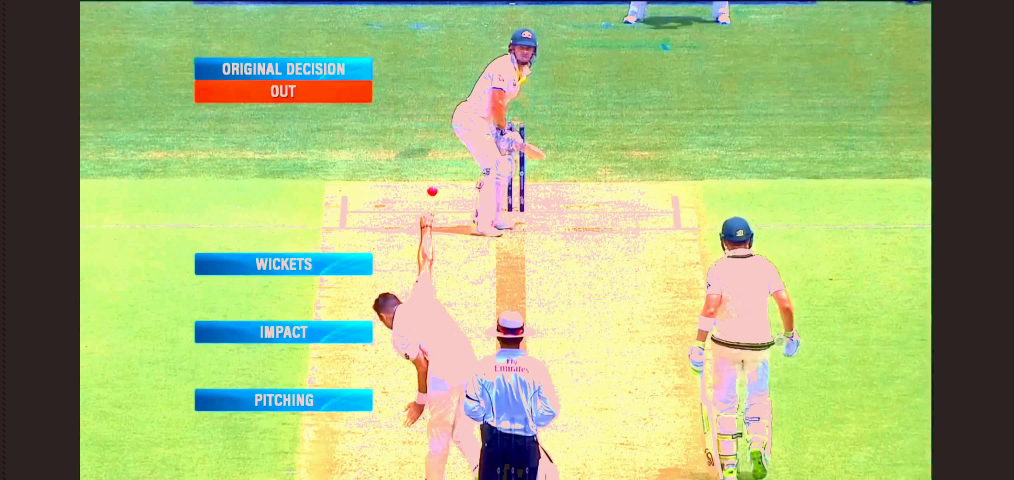
#> input picture frame 5 of Test Videos/lbw1.mp4, 3040 x 1440 px, given in place of lbw2.mp4, which was not available (shown at 1/3 size)
$ python preprosessing.py
#> lines starting #> are read from the running program, lines starting #| are printed output that depends on the picture; pictures that were not available may be replaced by others from this repository, and a replacement may not be noted
import cv2
import numpy as np

# Open the video file
video_path = 'Test Videos/lbw2.mp4'
video = cv2.VideoCapture(video_path)

# Get video properties
frame_width = int(video.get(cv2.CAP_PROP_FRAME_WIDTH))
frame_height = int(video.get(cv2.CAP_PROP_FRAME_HEIGHT))
fps = video.get(cv2.CAP_PROP_FPS)

# Create an output video writer
output_path = 'Test Videos/llbw2.mp4'
fourcc = cv2.VideoWriter_fourcc(*'mp4v')  # Codec
output_video = cv2.VideoWriter(output_path, fourcc, fps, (frame_width, frame_height))

while video.isOpened():
    # Read a frame from the video
    ret, frame = video.read()
#> frame is the input picture: shape (1440, 3040, 3); mean B, G, R 121.6, 184.5, 163.8

    if not ret:
        break

    # Contrast enhancement
    alpha = 1.5
    beta = 0
    enhanced_frame = cv2.convertScaleAbs(frame, alpha=alpha, beta=beta)
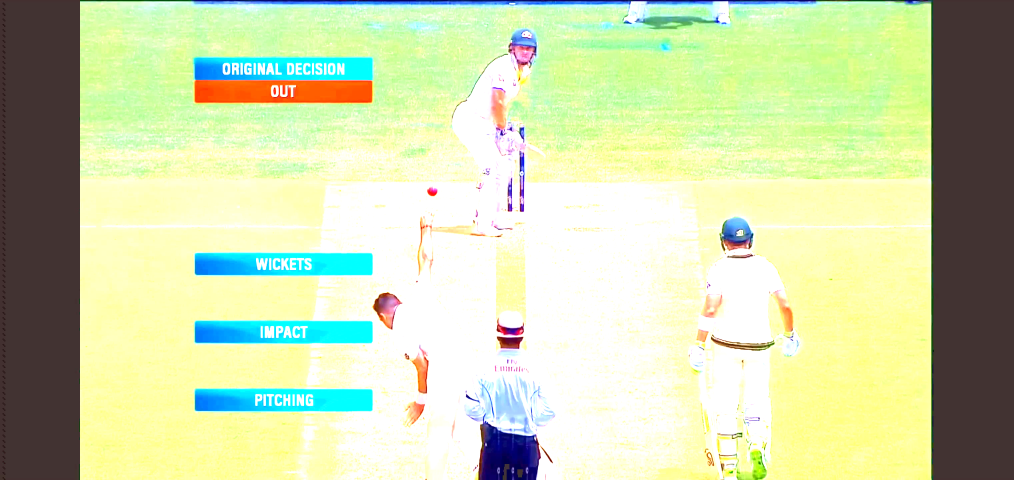
#> enhanced_frame: shape (1440, 3040, 3) (shown at 1/3 size); mean B, G, R 173.2, 215.7, 203.8

    # Color enhancement
    hsv = cv2.cvtColor(enhanced_frame, cv2.COLOR_BGR2HSV)
#> hsv: shape (1440, 3040, 3); mean H, S, V 28.8, 69, 222.8
    h, s, v = cv2.split(hsv)
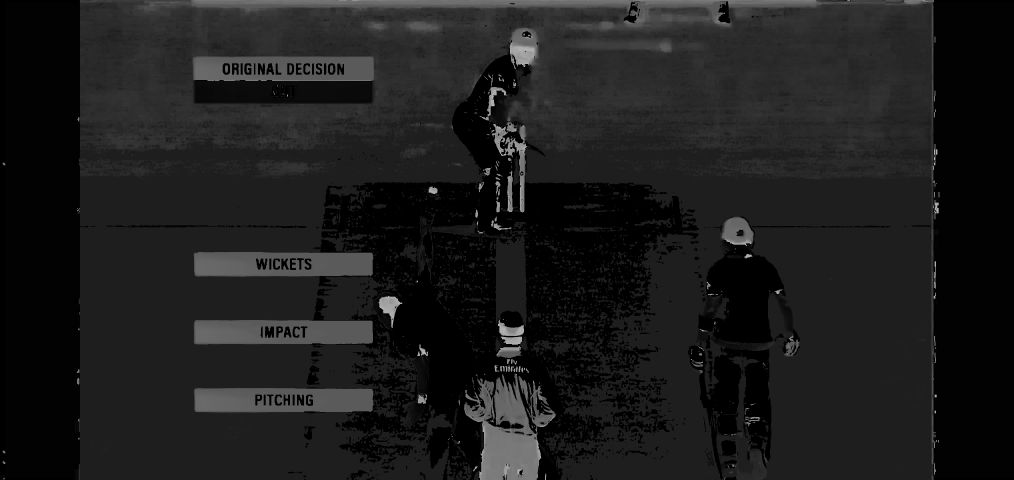
#> h: shape (1440, 3040) (shown at 1/3 size); min 0, max 179, mean 28.8
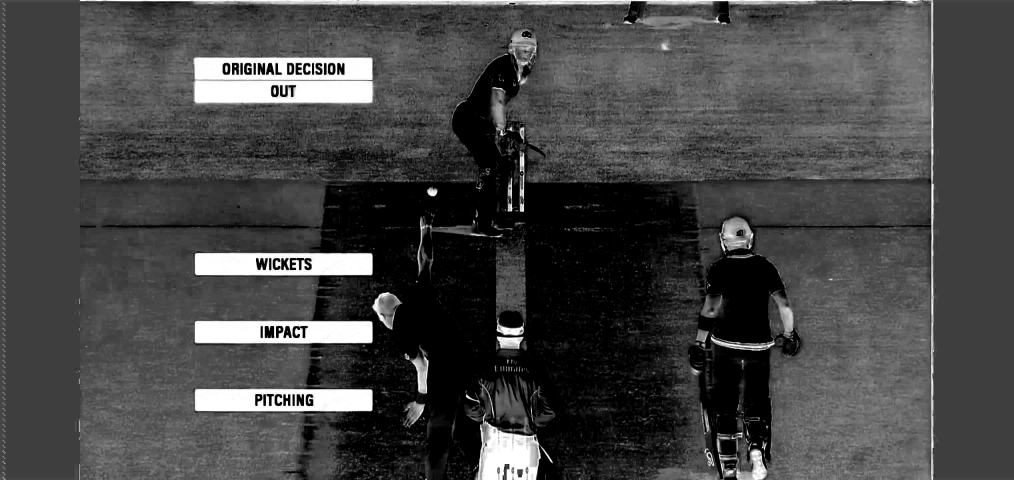
#> s: shape (1440, 3040) (shown at 1/3 size); min 0, max 255, mean 69
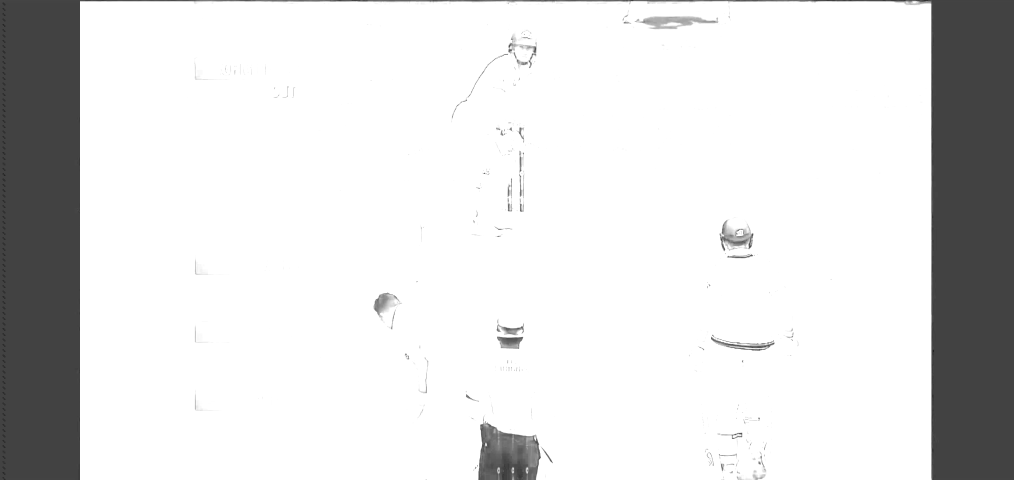
#> v: shape (1440, 3040) (shown at 1/3 size); min 12, max 255, mean 222.8
    s = cv2.add(s, 50)
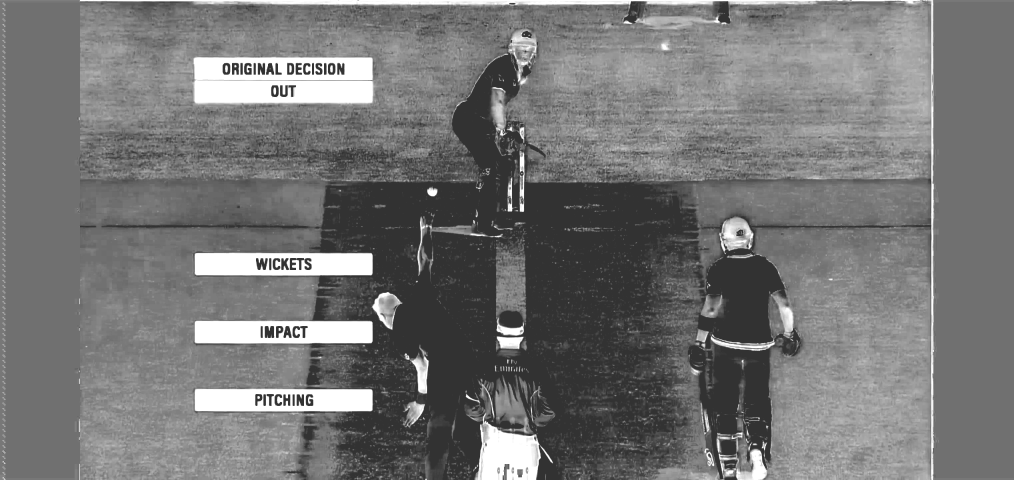
#> s: shape (1440, 3040) (shown at 1/3 size); min 50, max 255, mean 116.9
    v = cv2.add(v, 50)
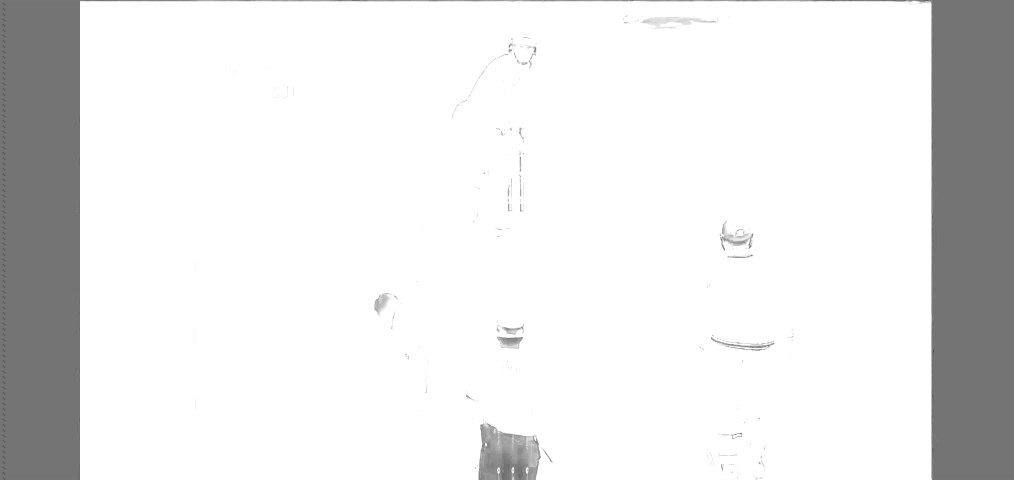
#> v: shape (1440, 3040) (shown at 1/3 size); min 62, max 255, mean 231.7
    enhanced_hsv = cv2.merge([h, s, v])
#> enhanced_hsv: shape (1440, 3040, 3); mean H, S, V 28.8, 116.9, 231.7
    color_enhanced_frame = cv2.cvtColor(enhanced_hsv, cv2.COLOR_HSV2BGR)
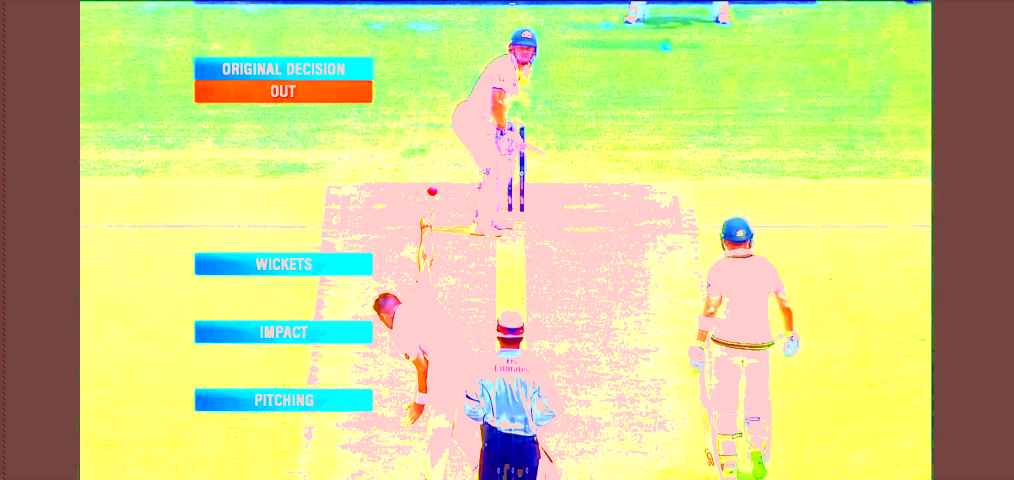
#> color_enhanced_frame: shape (1440, 3040, 3) (shown at 1/3 size); mean B, G, R 137.3, 210, 205.2

    # Display the processed frame
    cv2.imshow('Output', color_enhanced_frame)
    if cv2.waitKey(1) & 0xFF == ord('q'):
#> (key q is pressed here)
        break

    # Write the processed frame to the output video
    output_video.write(color_enhanced_frame)

video.release()
output_video.release()
cv2.destroyAllWindows()

$ run again, starting later in the video
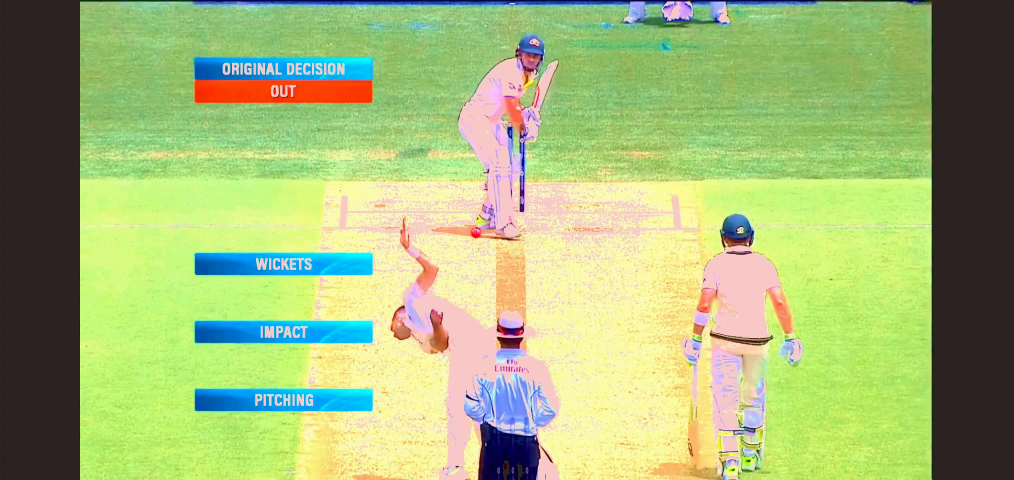
#> input picture frame 26 of Test Videos/lbw1.mp4, 3040 x 1440 px, given in place of lbw2.mp4, which was not available (shown at 1/3 size)
#> frame is the input picture: shape (1440, 3040, 3); mean B, G, R 120.7, 184.5, 163.8
#> hsv: shape (1440, 3040, 3); mean H, S, V 29.1, 70.2, 223
#> `v = cv2.add(v, 50)`:
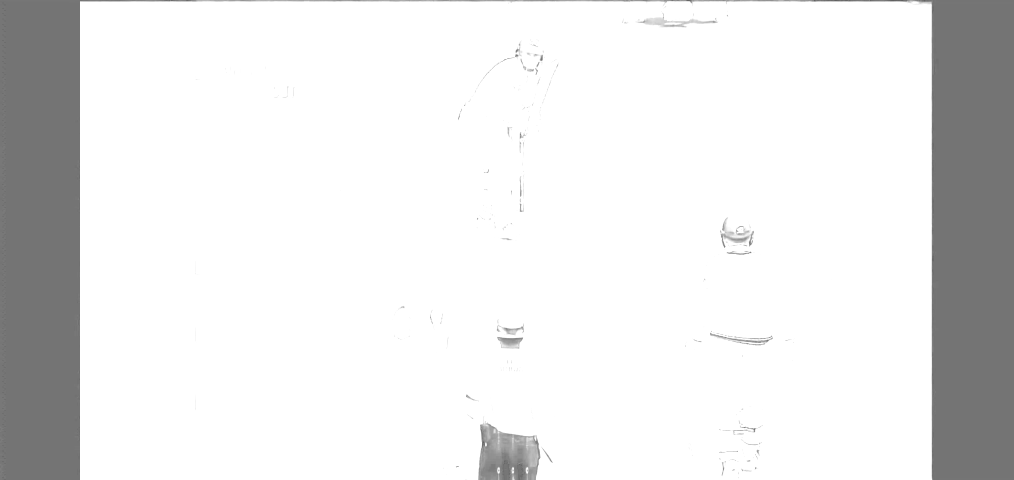
#> v: shape (1440, 3040) (shown at 1/3 size); min 71, max 255, mean 231.8
#> enhanced_hsv: shape (1440, 3040, 3); mean H, S, V 29.1, 118.2, 231.8
#> `color_enhanced_frame = cv2.cvtColor(enhanced_hsv, cv2.COLOR_HSV2BGR)`:
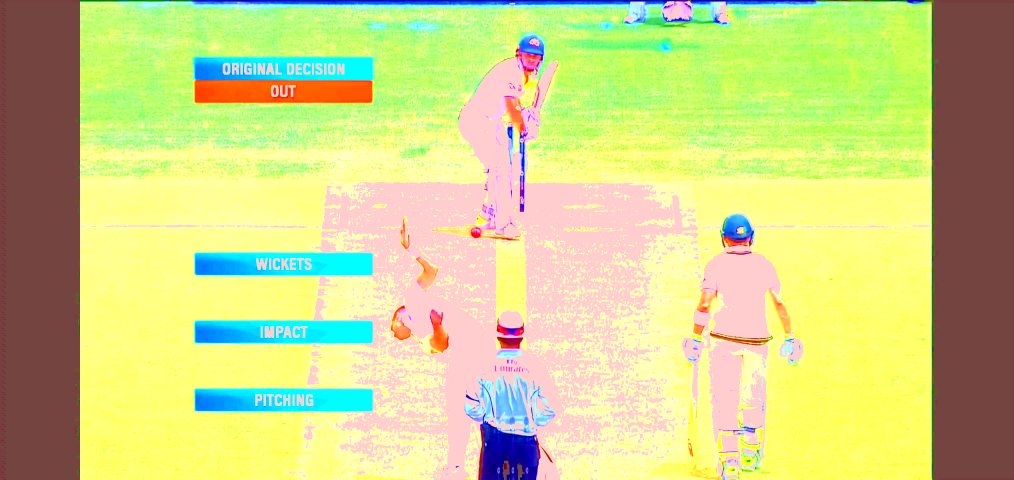
#> color_enhanced_frame: shape (1440, 3040, 3) (shown at 1/3 size); mean B, G, R 136.1, 210.3, 205.9

$ run again, starting later in the video
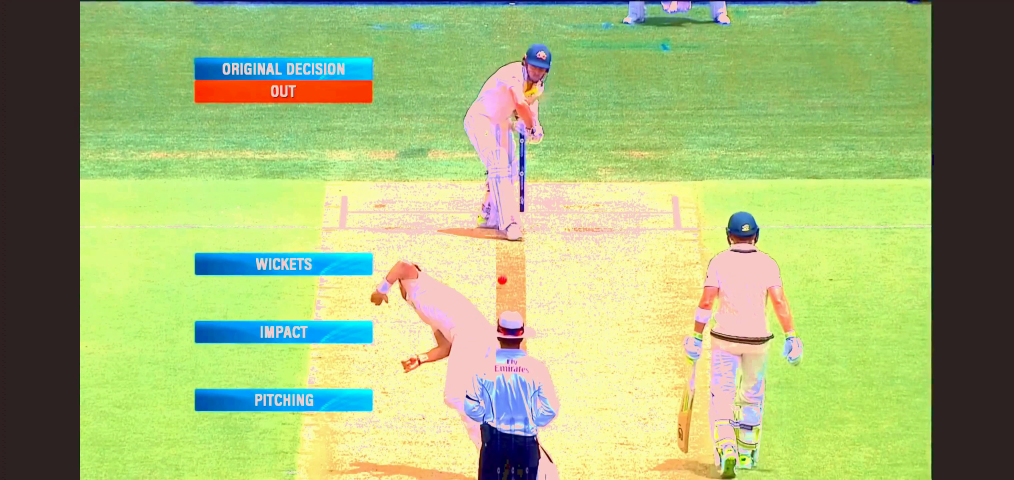
#> input picture frame 46 of Test Videos/lbw1.mp4, 3040 x 1440 px, given in place of lbw2.mp4, which was not available (shown at 1/3 size)
#> frame is the input picture: shape (1440, 3040, 3); mean B, G, R 119.7, 183.8, 163.5
#> hsv: shape (1440, 3040, 3); mean H, S, V 29.3, 71.3, 222.9
#> `v = cv2.add(v, 50)`:
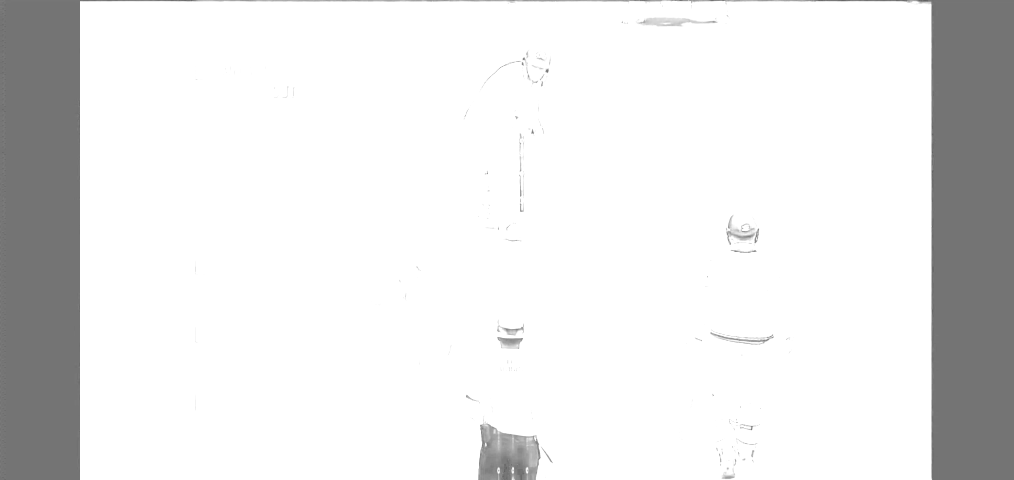
#> v: shape (1440, 3040) (shown at 1/3 size); min 65, max 255, mean 231.7
#> enhanced_hsv: shape (1440, 3040, 3); mean H, S, V 29.3, 119.3, 231.7
#> `color_enhanced_frame = cv2.cvtColor(enhanced_hsv, cv2.COLOR_HSV2BGR)`:
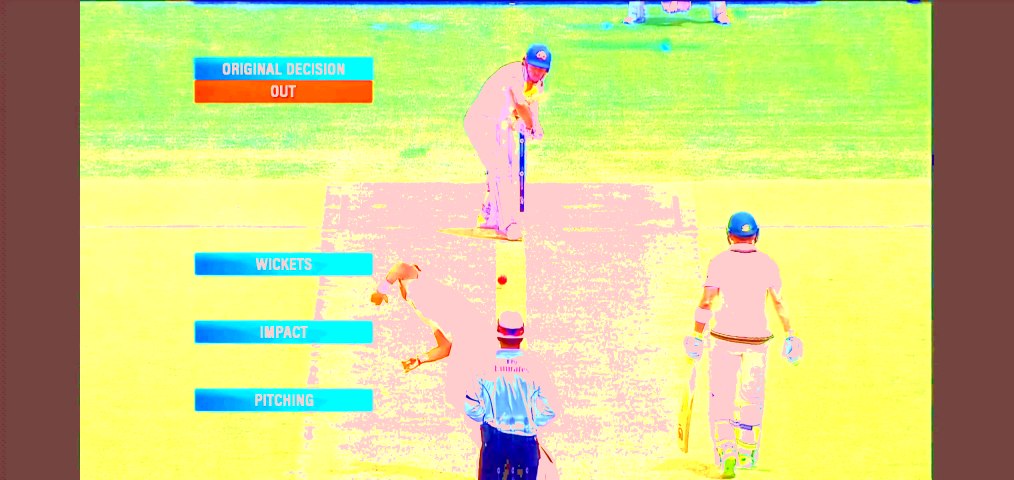
#> color_enhanced_frame: shape (1440, 3040, 3) (shown at 1/3 size); mean B, G, R 134.9, 210.6, 205.4
